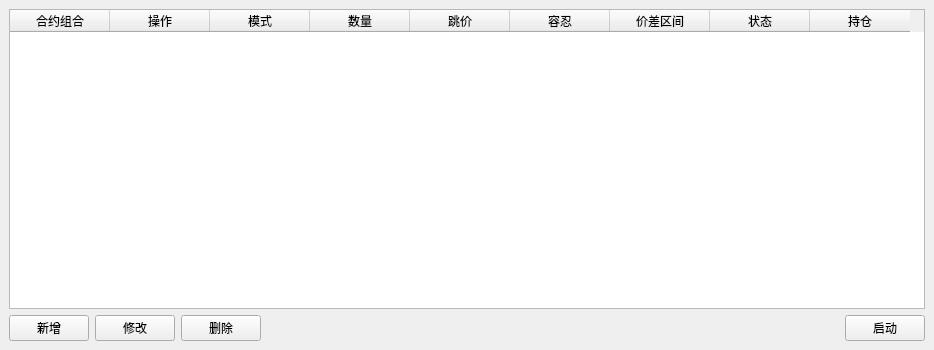
  <widget class="QDockWidget" name="strategyDockWidget">
   <property name="enabled">
    <bool>true</bool>
   </property>
   <property name="sizePolicy">
    <sizepolicy hsizetype="Preferred" vsizetype="MinimumExpanding">
     <horstretch>0</horstretch>
     <verstretch>0</verstretch>
    </sizepolicy>
   </property>
   <property name="minimumSize">
    <size>
     <width>372</width>
     <height>350</height>
    </size>
   </property>
   <property name="maximumSize">
    <size>
     <width>524287</width>
     <height>524287</height>
    </size>
   </property>
   <property name="features">
    <set>QDockWidget::DockWidgetMovable</set>
   </property>
   <property name="allowedAreas">
    <set>Qt::AllDockWidgetAreas</set>
   </property>
   <property name="windowTitle">
    <string>策略区域</string>
   </property>
   <attribute name="dockWidgetArea">
    <number>2</number>
   </attribute>
   <widget class="QWidget" name="strategyDockWidgetContents">
    <property name="sizePolicy">
     <sizepolicy hsizetype="Preferred" vsizetype="Preferred">
      <horstretch>0</horstretch>
      <verstretch>0</verstretch>
     </sizepolicy>
    </property>
    <layout class="QVBoxLayout" name="verticalLayout_9">
     <item>
      <widget class="QTableWidget" name="strategyTableWidget">
       <property name="sizePolicy">
        <sizepolicy hsizetype="Preferred" vsizetype="Preferred">
         <horstretch>0</horstretch>
         <verstretch>1</verstretch>
        </sizepolicy>
       </property>
       <property name="sizeAdjustPolicy">
        <enum>QAbstractScrollArea::AdjustToContentsOnFirstShow</enum>
       </property>
       <property name="editTriggers">
        <set>QAbstractItemView::NoEditTriggers</set>
       </property>
       <property name="selectionMode">
        <enum>QAbstractItemView::SingleSelection</enum>
       </property>
       <property name="selectionBehavior">
        <enum>QAbstractItemView::SelectRows</enum>
       </property>
       <attribute name="verticalHeaderVisible">
        <bool>false</bool>
       </attribute>
       <attribute name="verticalHeaderHighlightSections">
        <bool>false</bool>
       </attribute>
       <column>
        <property name="text">
         <string>合约组合</string>
        </property>
       </column>
       <column>
        <property name="text">
         <string>操作</string>
        </property>
       </column>
       <column>
        <property name="text">
         <string>模式</string>
        </property>
       </column>
       <column>
        <property name="text">
         <string>数量</string>
        </property>
       </column>
       <column>
        <property name="text">
         <string>跳价</string>
        </property>
       </column>
       <column>
        <property name="text">
         <string>容忍</string>
        </property>
       </column>
       <column>
        <property name="text">
         <string>价差区间</string>
        </property>
       </column>
       <column>
        <property name="text">
         <string>状态</string>
        </property>
       </column>
       <column>
        <property name="text">
         <string>持仓</string>
        </property>
       </column>
      </widget>
     </item>
     <item>
      <layout class="QHBoxLayout" name="horizontalLayout_9">
       <item>
        <widget class="QPushButton" name="AddPushButton">
         <property name="text">
          <string>新增</string>
         </property>
        </widget>
       </item>
       <item>
        <widget class="QPushButton" name="ModifyPushButton">
         <property name="text">
          <string>修改</string>
         </property>
        </widget>
       </item>
       <item>
        <widget class="QPushButton" name="DeletePushButton">
         <property name="text">
          <string>删除</string>
         </property>
        </widget>
       </item>
       <item>
        <spacer name="horizontalSpacer_3">
         <property name="orientation">
          <enum>Qt::Horizontal</enum>
         </property>
         <property name="sizeHint" stdset="0">
          <size>
           <width>40</width>
           <height>20</height>
          </size>
         </property>
        </spacer>
       </item>
       <item>
        <widget class="QPushButton" name="SwitchPushButton">
         <property name="text">
          <string>启动</string>
         </property>
        </widget>
       </item>
      </layout>
     </item>
    </layout>
   </widget>
  </widget>
